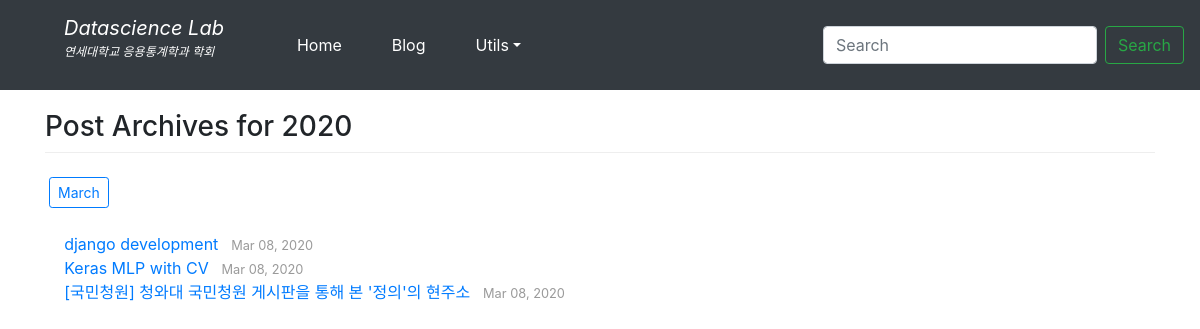
Screenshot of /blog/archive/2020/ with the database file from the repository.
### blog/models.py (models this page shows, shortened)
class Post(models.Model):
	title = models.CharField('TITLE', max_length=50)
	slug = models.SlugField('SLUG', max_length=50, help_text = 'one word for title alias', allow_unicode=True)
	description = models.CharField('DESCRIPTION', max_length=100, help_text = 'simple description')
	content = models.TextField('CONTENT')
	create_dt = models.DateTimeField('CREATE DATE', auto_now_add = True)
	modify_dt = models.DateTimeField('MODIFY DATE', auto_now = True)
	tags = TaggableManager(blank=True)
	class Meta:
		verbose_name = 'post'
		verbose_name_plural = 'posts'
		db_table = 'blog_posts'
		ordering = ('-modify_dt',)
	def __str__(self):
		return self.title
	def get_absolute_url(self):
		return reverse('blog:post_detail', args=(self.slug,))

### blog/views.py (the view)
# urls.py: path('archive/<int:year>/', PostYAV.as_view(), name='post_archive_year'),
class PostYAV(YearArchiveView):
	model = Post
	date_field = 'modify_dt'
	make_object_list = True

### blog/templates/blog/post_archive_year.html (shortened to what this page needs)
{% extends "blog/base.html" %}
{% block content %}
<h3>Post Archives for {{ year|date:"Y" }}</h3>
<div class="hr"></div>
{% for date in date_list %}
	<a href="{% url 'blog:post_archive_month' date|date:'Y' date|date:'b' %}" class="btn btn-outline-primary btn-sm mx-1 ">{{ date|date:'F' }}</a>
{% endfor %}
<br><br>
<div>
	<ul>
		{% for post in object_list %}
		<li><a href="{{ post.get_absolute_url }}">{{ post }}</a><small>&emsp;{{ post.modify_dt|date:"M d, Y" }}</small></li>
		{% endfor %}
	</ul>
</div>
{% endblock %}

### blog/static/css/blog.css (style rules this page uses)
.hr { padding-bottom: 0; border-bottom:1px solid #eee; margin-bottom: 1.5rem }
ul { list-style-type:none; padding-left: 1.2em;> }
small { color:#9A9A9A; }

### rows the page displays
Post: title "django development", modify_dt "Mar 08, 2020"
Post: title "Keras MLP with CV", modify_dt "Mar 08, 2020"
Post: title "[국민청원] 청와대 국민청원 게시판을 통해 본 '정의'의 현주소", modify_dt "Mar 08, 2020"

### other values shown
{{ year|date:"Y" }} "2020"
{{ date|date:'F' }} "March"
